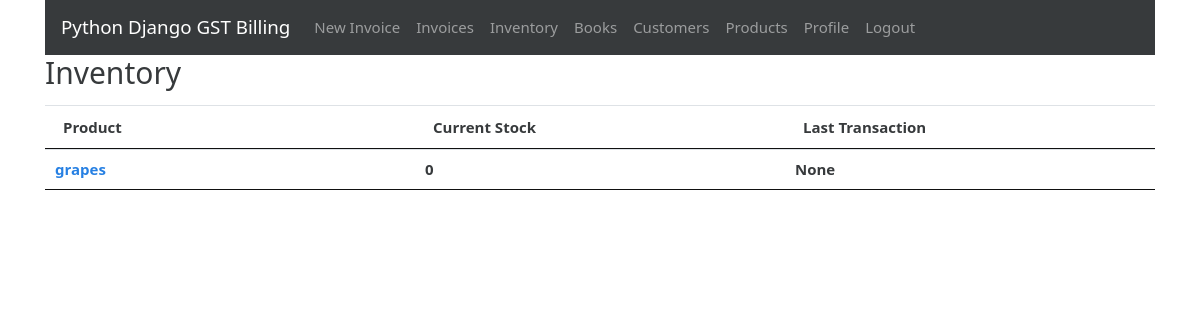
The page /inventory (signed in) on the database as committed earlier.
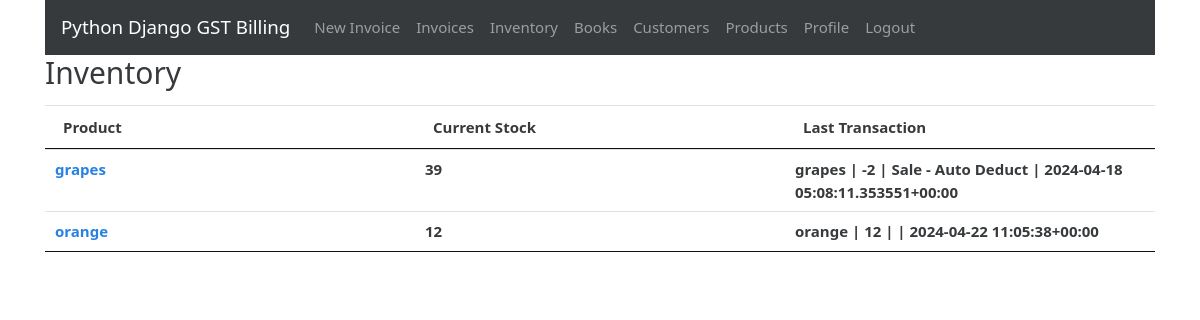
The same page on the database as committed later.
### gstbillingapp/models.py (models this page shows, shortened)
class Inventory(models.Model):
    user = models.ForeignKey(User, null=True, blank=True, on_delete=models.SET_NULL)
    product = models.ForeignKey(Product, null=True, blank=True, on_delete=models.SET_NULL)
    current_stock = models.IntegerField(default=0)
    alert_level = models.IntegerField(default=0)
    last_log = models.ForeignKey(InventoryLog, null=True, blank=True, default=None, on_delete=models.SET_NULL)

class Product(models.Model):
    user = models.ForeignKey(User, null=True, blank=True, on_delete=models.SET_NULL)
    product_name = models.CharField(max_length=200)
    product_hsn = models.CharField(max_length=50, null=True, blank=True)
    product_unit = models.CharField(max_length=50)
    product_gst_percentage = models.FloatField()
    product_rate_with_gst = models.FloatField()

class InventoryLog(models.Model):
    user = models.ForeignKey(User, null=True, blank=True, on_delete=models.SET_NULL)
    product = models.ForeignKey(Product, null=True, blank=True, on_delete=models.SET_NULL)
    date = models.DateTimeField(default=datetime.now, blank=True, null=True)
    last_modified = models.DateTimeField(auto_now=True)
    change = models.IntegerField(default=0)
    CHANGE_TYPES = [
        (0, 'Other'),
        (1, 'Purchase'),
        (2, 'Production'),
        (4, 'Sales'),
    ]
    change_type = models.IntegerField(choices=CHANGE_TYPES, default=0)
    associated_invoice = models.ForeignKey(Invoice, blank=True, null=True, default=None, on_delete=models.SET_NULL)
    description = models.TextField(max_length=600, blank=True, null=True)
    def __str__(self):
        return self.product.product_name + " | " + str(self.change) + " | " + self.description + " | " + str(self.date)

### gstbillingapp/views.py (the view)
# urls.py: path('inventory', views.inventory, name='inventory'),
@login_required
def inventory(request):
    context = {}
    context['inventory_list'] = Inventory.objects.filter(user=request.user)
    context['untracked_products'] = Product.objects.filter(user=request.user, inventory=None)
    return render(request, 'gstbillingapp/inventory.html', context)

### gstbillingapp/templates/gstbillingapp/inventory.html (shortened to what this page needs)
{% extends "gstbillingapp/base.html" %}
{% load static %}
{% block content %}
<div class="row">
	<div class="col">
		<h2>Inventory</h2>
	</div>
</div>
<table class="table table-hover font-weight-bold" id="inventory-table">
	<thead>
		<tr>
			<th>Product</th>
			<th>Current Stock</th>
			<th>Last Transaction</th>
		</tr>
	</thead>
	<tbody class="two-col-form">
		{% for inventory in inventory_list %}
		<tr onclick="window.location='{% url 'inventory_logs' inventory.id %}';">
			<td><a href="{% url 'inventory_logs' inventory.id %}">{{inventory.product.product_name}}</a></td>
			<td>{{inventory.current_stock}}</td>
			<td>{{inventory.last_log}}</td>
		</tr>
		{% endfor %}
	</tbody>
</table>
{% endblock %}

Rows that differ between the two databases and show on the page:
changed Inventory "grapes": current_stock "0" → "39"; last_log "None" → "grapes | -2 | Sale - Auto Deduct | 2024-04-18 05:08:11.353551+00:00"
added Inventory: product.product_name "orange", current_stock "12", last_log "orange | 12 | | 2024-04-22 11:05:38+00:00"
